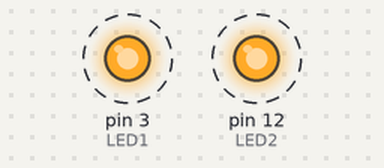
The sketch below on a simulated Arduino Uno, built with avr-gcc and run on an emulated ATmega328P. Parts: output pins drawn as LEDs (lit = HIGH). Dashed ring = blinking.

Above: at 0.5 s.
Timing chart, 0 to 4.6 s (numbered marks = the images above):
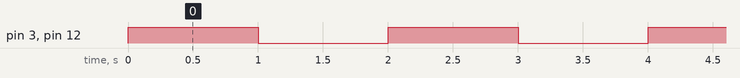

Measured:
- by itself, pin 3 (LED1), pin 12 (LED2): alternates HIGH for 1.0 s and LOW for 1.0 s

The sketch:

exercicio03.ino
```cpp
#define LED1 (1 << PD3)  // Bit 3 do PORTD
#define LED2 (1 << PB4)  // Bit 4 do PORTB

int main(void) {
  // Configura PD3 e PB4 como saídas
  DDRD |= LED1;  // PD3 como saída
  DDRB |= LED2;  // PB4 como saída

  for (;;) {
    // Alterna o estado de PD3 e PB4
    PORTD ^= LED1;  // Alterna o estado de PD3
    PORTB ^= LED2;  // Alterna o estado de PB4

    // para visualizar melhor
    _delay_ms(1000);
  }

  return 0;
}
```
